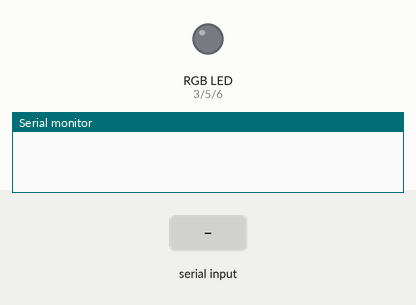
Simulated run of this sketch. Board: Arduino Uno, built with avr-gcc and run on an emulated ATmega328P. Parts: an RGB LED mixed from three pins (HIGH = lit), the last lines printed to the serial monitor. The test bench sets the inputs (shaded band).

Above: at 1.2 s.
1.3 s: "90,45,200\n" received over Serial
At 2.2 s:
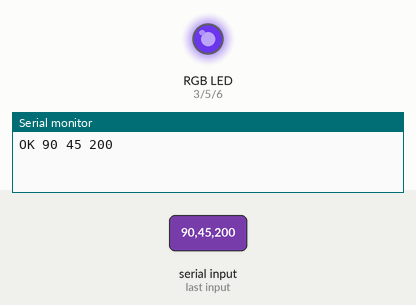
2.8 s: "OFF\n" received over Serial
At 4.2 s:
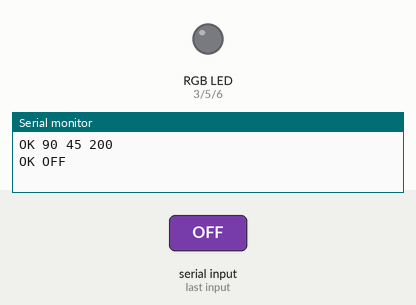
Timing chart, 0 to 5.8 s (numbered marks = the images above; inputs shaded):
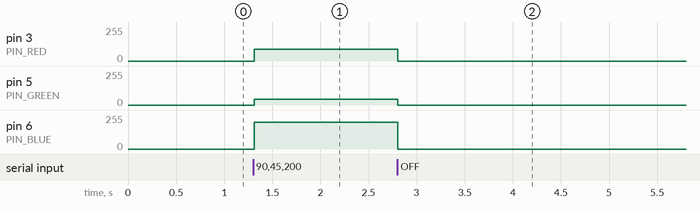

The sketch:

rgb_led.ino
```cpp
/*
 * robot-katty — RGB LED Controller
 * Arduino Uno (CH340)
 *
 * Wiring (common cathode RGB LED):
 *   Pin 3  (PWM) ---[220Ω]--- RED
 *   Pin 5  (PWM) ---[220Ω]--- GREEN
 *   Pin 6  (PWM) ---[220Ω]--- BLUE
 *   GND --- CATHODE
 *
 * Serial protocol (9600 baud, newline-terminated):
 *   "R,G,B\n"   Set color (0-255 each)
 *   "OFF\n"     Turn off
 *   "STATUS\n"  Query current state
 */

#define PIN_RED   3
#define PIN_GREEN 5
#define PIN_BLUE  6

int currentR = 0, currentG = 0, currentB = 0;

void setup() {
  Serial.begin(9600);
  pinMode(PIN_RED, OUTPUT);
  pinMode(PIN_GREEN, OUTPUT);
  pinMode(PIN_BLUE, OUTPUT);
  analogWrite(PIN_RED, 0);
  analogWrite(PIN_GREEN, 0);
  analogWrite(PIN_BLUE, 0);
}

void loop() {
  if (Serial.available()) {
    String cmd = Serial.readStringUntil('\n');
    cmd.trim();

    if (cmd == "OFF") {
      setColor(0, 0, 0);
      Serial.println("OK OFF");
    }
    else if (cmd == "STATUS") {
      Serial.print("RGB=");
      Serial.print(currentR);
      Serial.print(",");
      Serial.print(currentG);
      Serial.print(",");
      Serial.println(currentB);
    }
    else {
      int r, g, b;
      int parsed = sscanf(cmd.c_str(), "%d,%d,%d", &r, &g, &b);
      if (parsed == 3) {
        r = constrain(r, 0, 255);
        g = constrain(g, 0, 255);
        b = constrain(b, 0, 255);
        setColor(r, g, b);
        Serial.print("OK ");
        Serial.print(r);
        Serial.print(" ");
        Serial.print(g);
        Serial.print(" ");
        Serial.println(b);
      } else {
        Serial.println("ERR: use R,G,B or OFF or STATUS");
      }
    }
  }
}

void setColor(int r, int g, int b) {
  analogWrite(PIN_RED, r);
  analogWrite(PIN_GREEN, g);
  analogWrite(PIN_BLUE, b);
  currentR = r;
  currentG = g;
  currentB = b;
}
```

Measured:
- after the input at 1.3 s, pin 3 (PIN_RED): 0/255 → 90/255 at once; pin 5 (PIN_GREEN): 0/255 → 45/255 at once; pin 6 (PIN_BLUE): 0/255 → 200/255 at once
- after the input at 2.8 s, pin 3 (PIN_RED): 90/255 → 0/255 at once; pin 5 (PIN_GREEN): 45/255 → 0/255 at once; pin 6 (PIN_BLUE): 200/255 → 0/255 at once
